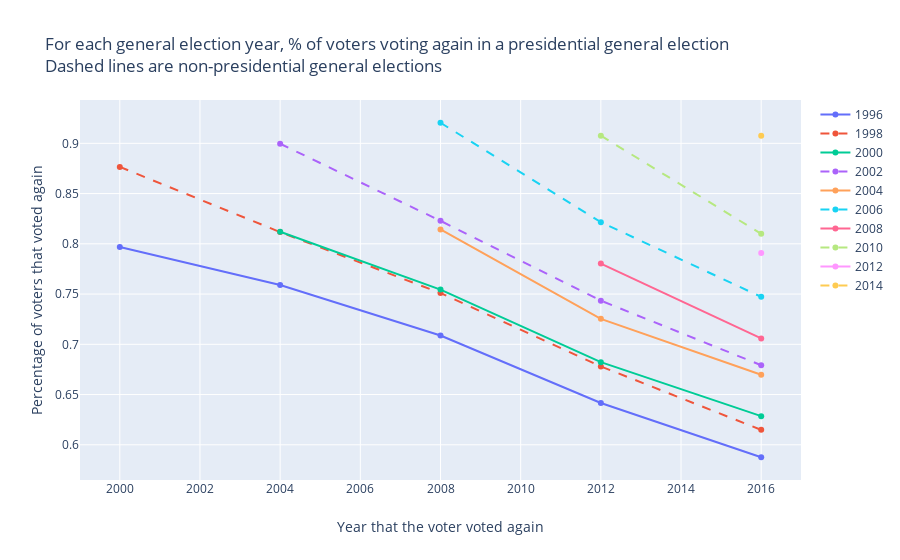

Notebook code for this chart:
### Code cell
#Plotly version
g2g_fig = go.Figure()
_ = gen_to_gen.groupby('source_year').apply(lambda x: plot_lines(x=x, in_fig=g2g_fig))

g2g_fig.update_layout(title='For each general election year, % of voters voting again in a presidential general election <br>Dashed lines are non-presidential general elections',
                   xaxis_title='Year that the voter voted again',
                   yaxis_title='Percentage of voters that voted again')

g2g_fig.show()

### Figure 1 — Plotly figure (JSON) as saved in the notebook; plotly's stock layout.template omitted (floating-point values rounded to 4 significant figures)
{"data": [{"hoverinfo": "text", "hovertext": ["79.68 % of voters who voted in 1996 voted again in 2000", "75.9 % of voters who voted in 1996 voted again in 2004", "70.88 % of voters who voted in 1996 voted again in 2008", "64.16 % of voters who voted in 1996 voted again in 2012", "58.76 % of voters who voted in 1996 voted again in 2016"], "mode": "lines+markers", "name": "1996", "type": "scatter", "x": ["2000", "2004", "2008", "2012", "2016"], "y": [0.7968, 0.759, 0.7088, 0.6416, 0.5876]}, {"hoverinfo": "text", "hovertext": ["87.65 % of voters who voted in 1998 voted again in 2000", "81.16 % of voters who voted in 1998 voted again in 2004", "75.1 % of voters who voted in 1998 voted again in 2008", "67.8 % of voters who voted in 1998 voted again in 2012", "61.49 % of voters who voted in 1998 voted again in 2016"], "line": {"dash": "dash"}, "mode": "lines+markers", "name": "1998", "type": "scatter", "x": ["2000", "2004", "2008", "2012", "2016"], "y": [0.8765, 0.8116, 0.751, 0.678, 0.6149]}, {"hoverinfo": "text", "hovertext": ["81.2 % of voters who voted in 2000 voted again in 2004", "75.44 % of voters who voted in 2000 voted again in 2008", "68.22 % of voters who voted in 2000 voted again in 2012", "62.85 % of voters who voted in 2000 voted again in 2016"], "mode": "lines+markers", "name": "2000", "type": "scatter", "x": ["2004", "2008", "2012", "2016"], "y": [0.812, 0.7544, 0.6822, 0.6285]}, {"hoverinfo": "text", "hovertext": ["89.96 % of voters who voted in 2002 voted again in 2004", "82.29 % of voters who voted in 2002 voted again in 2008", "74.35 % of voters who voted in 2002 voted again in 2012", "67.92 % of voters who voted in 2002 voted again in 2016"], "line": {"dash": "dash"}, "mode": "lines+markers", "name": "2002", "type": "scatter", "x": ["2004", "2008", "2012", "2016"], "y": [0.8996, 0.8229, 0.7435, 0.6792]}, {"hoverinfo": "text", "hovertext": ["81.43 % of voters who voted in 2004 voted again in 2008", "72.53 % of voters who voted in 2004 voted again in 2012", "66.97 % of voters who voted in 2004 voted again in 2016"], "mode": "lines+markers", "name": "2004", "type": "scatter", "x": ["2008", "2012", "2016"], "y": [0.8143, 0.7253, 0.6697]}, {"hoverinfo": "text", "hovertext": ["92.05 % of voters who voted in 2006 voted again in 2008", "82.15 % of voters who voted in 2006 voted again in 2012", "74.72 % of voters who voted in 2006 voted again in 2016"], "line": {"dash": "dash"}, "mode": "lines+markers", "name": "2006", "type": "scatter", "x": ["2008", "2012", "2016"], "y": [0.9205, 0.8215, 0.7472]}, {"hoverinfo": "text", "hovertext": ["78.04 % of voters who voted in 2008 voted again in 2012", "70.59 % of voters who voted in 2008 voted again in 2016"], "mode": "lines+markers", "name": "2008", "type": "scatter", "x": ["2012", "2016"], "y": [0.7804, 0.7059]}, {"hoverinfo": "text", "hovertext": ["90.76 % of voters who voted in 2010 voted again in 2012", "81.0 % of voters who voted in 2010 voted again in 2016"], "line": {"dash": "dash"}, "mode": "lines+markers", "name": "2010", "type": "scatter", "x": ["2012", "2016"], "y": [0.9076, 0.81]}, {"hoverinfo": "text", "hovertext": ["79.09 % of voters who voted in 2012 voted again in 2016"], "mode": "lines+markers", "name": "2012", "type": "scatter", "x": ["2016"], "y": [0.7909]}, {"hoverinfo": "text", "hovertext": ["90.76 % of voters who voted in 2014 voted again in 2016"], "line": {"dash": "dash"}, "mode": "lines+markers", "name": "2014", "type": "scatter", "x": ["2016"], "y": [0.9076]}], "layout": {"title": {"text": "For each general election year, % of voters voting again in a presidential general election <br>Dashed lines are non-presidential general elections"}, "xaxis": {"title": {"text": "Year that the voter voted again"}}, "yaxis": {"title": {"text": "Percentage of voters that voted again"}}}}
